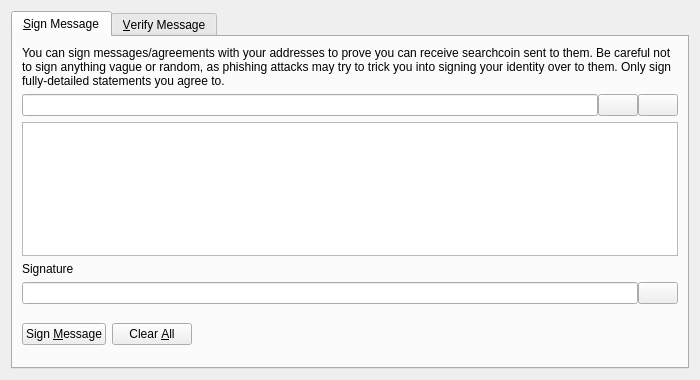
<?xml version="1.0" encoding="UTF-8"?>
<ui version="4.0">
 <class>SignVerifyMessageDialog</class>
 <widget class="QDialog" name="SignVerifyMessageDialog">
  <property name="geometry">
   <rect>
    <x>0</x>
    <y>0</y>
    <width>700</width>
    <height>380</height>
   </rect>
  </property>
  <property name="windowTitle">
   <string>Signatures - Sign / Verify a Message</string>
  </property>
  <property name="modal">
   <bool>true</bool>
  </property>
  <layout class="QVBoxLayout" name="verticalLayout">
   <item>
    <widget class="QTabWidget" name="tabWidget">
     <property name="currentIndex">
      <number>0</number>
     </property>
     <widget class="QWidget" name="tabSignMessage">
      <attribute name="title">
       <string>&amp;Sign Message</string>
      </attribute>
      <layout class="QVBoxLayout" name="verticalLayout_SM">
       <item>
        <widget class="QLabel" name="infoLabel_SM">
         <property name="text">
          <string>You can sign messages/agreements with your addresses to prove you can receive searchcoin sent to them. Be careful not to sign anything vague or random, as phishing attacks may try to trick you into signing your identity over to them. Only sign fully-detailed statements you agree to.</string>
         </property>
         <property name="textFormat">
          <enum>Qt::PlainText</enum>
         </property>
         <property name="wordWrap">
          <bool>true</bool>
         </property>
        </widget>
       </item>
       <item>
        <layout class="QHBoxLayout" name="horizontalLayout_1_SM">
         <property name="spacing">
          <number>0</number>
         </property>
         <item>
          <widget class="QValidatedLineEdit" name="addressIn_SM">
           <property name="toolTip">
            <string>The Searchcoin address to sign the message with</string>
           </property>
          </widget>
         </item>
         <item>
          <widget class="QPushButton" name="addressBookButton_SM">
           <property name="toolTip">
            <string>Choose previously used address</string>
           </property>
           <property name="text">
            <string/>
           </property>
           <property name="icon">
            <iconset resource="../bitcoin.qrc">
             <normaloff>:/icons/address-book</normaloff>:/icons/address-book</iconset>
           </property>
           <property name="shortcut">
            <string>Alt+A</string>
           </property>
           <property name="autoDefault">
            <bool>false</bool>
           </property>
          </widget>
         </item>
         <item>
          <widget class="QPushButton" name="pasteButton_SM">
           <property name="toolTip">
            <string>Paste address from clipboard</string>
           </property>
           <property name="text">
            <string/>
           </property>
           <property name="icon">
            <iconset resource="../bitcoin.qrc">
             <normaloff>:/icons/editpaste</normaloff>:/icons/editpaste</iconset>
           </property>
           <property name="shortcut">
            <string>Alt+P</string>
           </property>
           <property name="autoDefault">
            <bool>false</bool>
           </property>
          </widget>
         </item>
        </layout>
       </item>
       <item>
        <widget class="QPlainTextEdit" name="messageIn_SM">
         <property name="toolTip">
          <string>Enter the message you want to sign here</string>
         </property>
        </widget>
       </item>
       <item>
        <widget class="QLabel" name="signatureLabel_SM">
         <property name="text">
          <string>Signature</string>
         </property>
         <property name="textFormat">
          <enum>Qt::PlainText</enum>
         </property>
        </widget>
       </item>
       <item>
        <layout class="QHBoxLayout" name="horizontalLayout_2_SM">
         <property name="spacing">
          <number>0</number>
         </property>
         <item>
          <widget class="QLineEdit" name="signatureOut_SM">
           <property name="font">
            <font>
             <italic>true</italic>
            </font>
           </property>
           <property name="readOnly">
            <bool>true</bool>
           </property>
          </widget>
         </item>
         <item>
          <widget class="QPushButton" name="copySignatureButton_SM">
           <property name="toolTip">
            <string>Copy the current signature to the system clipboard</string>
           </property>
           <property name="text">
            <string/>
           </property>
           <property name="icon">
            <iconset resource="../bitcoin.qrc">
             <normaloff>:/icons/editcopy</normaloff>:/icons/editcopy</iconset>
           </property>
           <property name="autoDefault">
            <bool>false</bool>
           </property>
          </widget>
         </item>
        </layout>
       </item>
       <item>
        <layout class="QHBoxLayout" name="horizontalLayout_3_SM">
         <item>
          <widget class="QPushButton" name="signMessageButton_SM">
           <property name="toolTip">
            <string>Sign the message to prove you own this Searchcoin address</string>
           </property>
           <property name="text">
            <string>Sign &amp;Message</string>
           </property>
           <property name="icon">
            <iconset resource="../bitcoin.qrc">
             <normaloff>:/icons/edit</normaloff>:/icons/edit</iconset>
           </property>
           <property name="autoDefault">
            <bool>false</bool>
           </property>
          </widget>
         </item>
         <item>
          <widget class="QPushButton" name="clearButton_SM">
           <property name="toolTip">
            <string>Reset all sign message fields</string>
           </property>
           <property name="text">
            <string>Clear &amp;All</string>
           </property>
           <property name="icon">
            <iconset resource="../bitcoin.qrc">
             <normaloff>:/icons/remove</normaloff>:/icons/remove</iconset>
           </property>
           <property name="autoDefault">
            <bool>false</bool>
           </property>
          </widget>
         </item>
         <item>
          <spacer name="horizontalSpacer_1_SM">
           <property name="orientation">
            <enum>Qt::Horizontal</enum>
           </property>
           <property name="sizeHint" stdset="0">
            <size>
             <width>40</width>
             <height>48</height>
            </size>
           </property>
          </spacer>
         </item>
         <item>
          <widget class="QLabel" name="statusLabel_SM">
           <property name="font">
            <font>
             <weight>75</weight>
             <bold>true</bold>
            </font>
           </property>
           <property name="text">
            <string/>
           </property>
           <property name="wordWrap">
            <bool>true</bool>
           </property>
          </widget>
         </item>
         <item>
          <spacer name="horizontalSpacer_2_SM">
           <property name="orientation">
            <enum>Qt::Horizontal</enum>
           </property>
           <property name="sizeHint" stdset="0">
            <size>
             <width>40</width>
             <height>48</height>
            </size>
           </property>
          </spacer>
         </item>
        </layout>
       </item>
      </layout>
     </widget>
     <widget class="QWidget" name="tabVerifyMessage">
      <attribute name="title">
       <string>&amp;Verify Message</string>
      </attribute>
      <layout class="QVBoxLayout" name="verticalLayout_VM">
       <item>
        <widget class="QLabel" name="infoLabel_VM">
         <property name="text">
          <string>Enter the receiver's address, message (ensure you copy line breaks, spaces, tabs, etc. exactly) and signature below to verify the message. Be careful not to read more into the signature than what is in the signed message itself, to avoid being tricked by a man-in-the-middle attack. Note that this only proves the signing party receives with the address, it cannot prove sendership of any transaction!</string>
         </property>
         <property name="textFormat">
          <enum>Qt::PlainText</enum>
         </property>
         <property name="alignment">
          <set>Qt::AlignLeading|Qt::AlignLeft|Qt::AlignTop</set>
         </property>
         <property name="wordWrap">
          <bool>true</bool>
         </property>
        </widget>
       </item>
       <item>
        <layout class="QHBoxLayout" name="horizontalLayout_1_VM">
         <property name="spacing">
          <number>0</number>
         </property>
         <item>
          <widget class="QValidatedLineEdit" name="addressIn_VM">
           <property name="toolTip">
            <string>The Searchcoin address the message was signed with</string>
           </property>
          </widget>
         </item>
         <item>
          <widget class="QPushButton" name="addressBookButton_VM">
           <property name="toolTip">
            <string>Choose previously used address</string>
           </property>
           <property name="text">
            <string/>
           </property>
           <property name="icon">
            <iconset resource="../bitcoin.qrc">
             <normaloff>:/icons/address-book</normaloff>:/icons/address-book</iconset>
           </property>
           <property name="shortcut">
            <string>Alt+A</string>
           </property>
           <property name="autoDefault">
            <bool>false</bool>
           </property>
          </widget>
         </item>
        </layout>
       </item>
       <item>
        <widget class="QPlainTextEdit" name="messageIn_VM"/>
       </item>
       <item>
        <widget class="QValidatedLineEdit" name="signatureIn_VM"/>
       </item>
       <item>
        <layout class="QHBoxLayout" name="horizontalLayout_2_VM">
         <item>
          <widget class="QPushButton" name="verifyMessageButton_VM">
           <property name="toolTip">
            <string>Verify the message to ensure it was signed with the specified Searchcoin address</string>
           </property>
           <property name="text">
            <string>Verify &amp;Message</string>
           </property>
           <property name="icon">
            <iconset resource="../bitcoin.qrc">
             <normaloff>:/icons/transaction_0</normaloff>:/icons/transaction_0</iconset>
           </property>
           <property name="autoDefault">
            <bool>false</bool>
           </property>
          </widget>
         </item>
         <item>
          <widget class="QPushButton" name="clearButton_VM">
           <property name="toolTip">
            <string>Reset all verify message fields</string>
           </property>
           <property name="text">
            <string>Clear &amp;All</string>
           </property>
           <property name="icon">
            <iconset resource="../bitcoin.qrc">
             <normaloff>:/icons/remove</normaloff>:/icons/remove</iconset>
           </property>
           <property name="autoDefault">
            <bool>false</bool>
           </property>
          </widget>
         </item>
         <item>
          <spacer name="horizontalSpacer_1_VM">
           <property name="orientation">
            <enum>Qt::Horizontal</enum>
           </property>
           <property name="sizeHint" stdset="0">
            <size>
             <width>40</width>
             <height>48</height>
            </size>
           </property>
          </spacer>
         </item>
         <item>
          <widget class="QLabel" name="statusLabel_VM">
           <property name="font">
            <font>
             <weight>75</weight>
             <bold>true</bold>
            </font>
           </property>
           <property name="text">
            <string/>
           </property>
           <property name="wordWrap">
            <bool>true</bool>
           </property>
          </widget>
         </item>
         <item>
          <spacer name="horizontalSpacer_2_VM">
           <property name="orientation">
            <enum>Qt::Horizontal</enum>
           </property>
           <property name="sizeHint" stdset="0">
            <size>
             <width>40</width>
             <height>48</height>
            </size>
           </property>
          </spacer>
         </item>
        </layout>
       </item>
      </layout>
     </widget>
    </widget>
   </item>
  </layout>
 </widget>
 <customwidgets>
  <customwidget>
   <class>QValidatedLineEdit</class>
   <extends>QLineEdit</extends>
   <header>qvalidatedlineedit.h</header>
  </customwidget>
 </customwidgets>
 <resources>
  <include location="../bitcoin.qrc"/>
 </resources>
 <connections/>
</ui>
